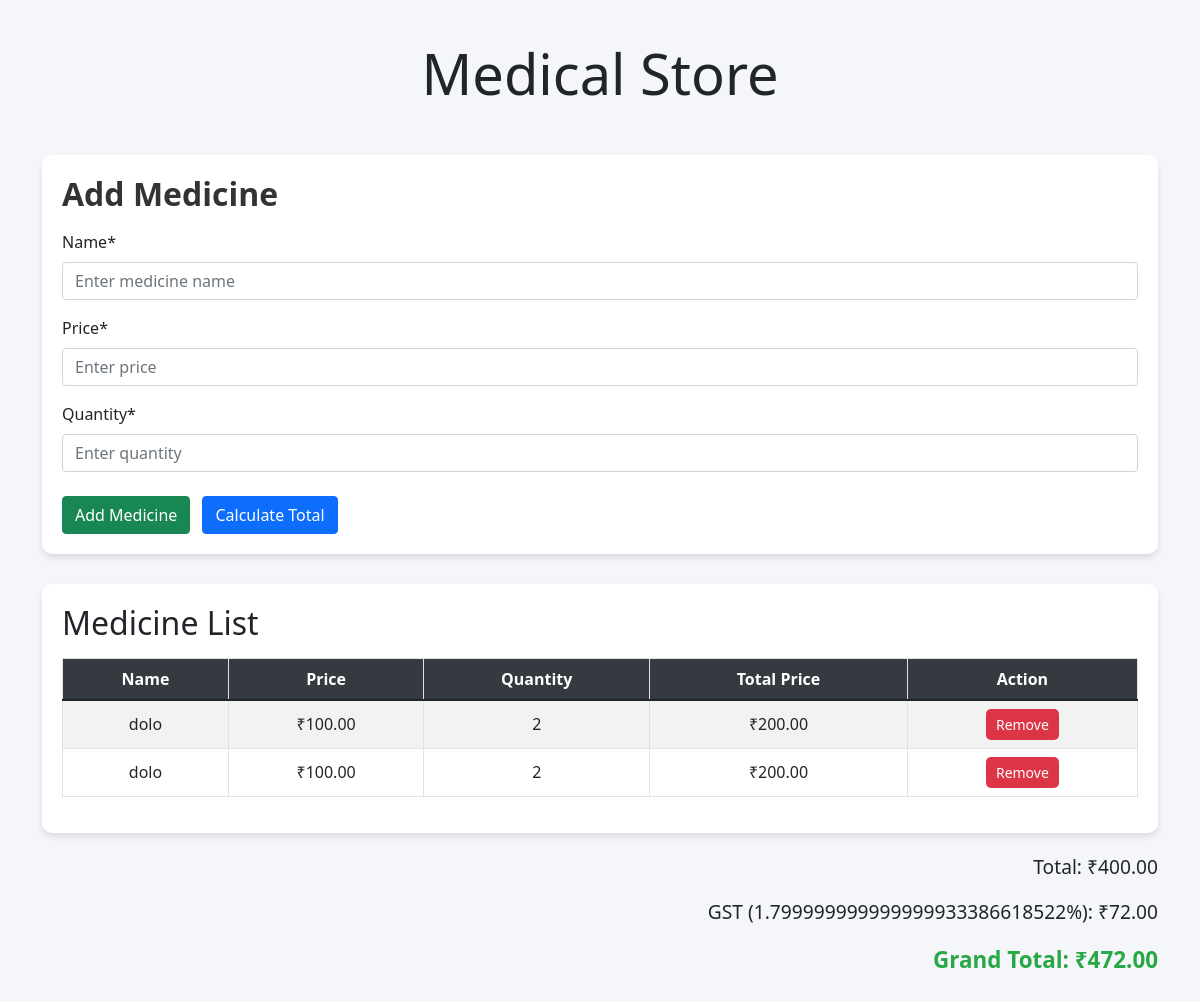
The page / on the database its author committed.
### app1/models.py (models this page shows, shortened)
class Medicine(models.Model):
    name=models.CharField(max_length=200)
    price=models.DecimalField(max_digits=50,decimal_places=2)
    quantity=models.PositiveIntegerField()

### app1/views.py (the view, shortened to what this page needs)
# urls.py: path('',views.medicine_list,name='medicine_list'),
def medicine_list(request):
    gst_rate = Decimal(settings.GST_RATE)
    medicines=Medicine.objects.all()
    total = Decimal(0)
    for medicine in medicines:
        medicine.total_price=medicine.price*medicine.quantity
        total += medicine.total_price
    gst=total* gst_rate
    grand_total=total+gst
    form=MedicineForm()
    context={
        'form':form,
        'medicines':medicines,
        'total':total,
        'gst':gst,
        'grand_total':grand_total,
        'gst_rate_percentage': gst_rate*Decimal(10),
    }
    return render(request,'index.html',context)

### app1/forms.py
class MedicineForm(forms.ModelForm):
    class Meta:
        model=Medicine
        fields=['name','price','quantity']
        widgets = {
            'name': forms.TextInput(attrs={'class': 'form-control', 'placeholder': 'Enter medicine name'}),
            'price': forms.NumberInput(attrs={'class': 'form-control', 'placeholder': 'Enter price'}),
            'quantity': forms.NumberInput(attrs={'class': 'form-control', 'placeholder': 'Enter quantity'}),
        }

### templates/index.html (shortened to what this page needs)
{% load crispy_forms_tags %}
<!DOCTYPE html>
<html lang="en">
<head>
    <link rel="stylesheet" href="https://cdn.jsdelivr.net/npm/bootstrap@5.1.3/dist/css/bootstrap.min.css">
</head>
<body>
    <div class="container">
        <div class="text-center mb-5">
            <h1 class="display-4">Medical Store </h1>
        </div>
        <div class="form-container">
            <h2>Add Medicine</h2>
            <form method="post" class="mt-3">
                {{ form|crispy }}
                <div class="mt-4">
                    <button type="submit" name="submit" class="btn btn-success me-2">Add Medicine</button>
                    <button type="submit" name="calculate_total" class="btn btn-primary">Calculate Total</button>
                </div>
            </form>
        </div>
        <div class="table-container">
            <h2 class="mb-3">Medicine List</h2>
            <table class="table table-bordered table-striped">
                <thead>
                    <tr>
                        <th>Name</th>
                        <th>Price</th>
                        <th>Quantity</th>
                        <th>Total Price</th>
                        <th>Action</th>
                    </tr>
                </thead>
                <tbody>
                    {% for medicine in medicines %}
                    <tr>
                        <td>{{ medicine.name }}</td>
                        <td>₹{{ medicine.price }}</td>
                        <td>{{ medicine.quantity }}</td>
                        <td>₹{{ medicine.total_price|floatformat:2 }}</td>
                        <td>
                            <a href="{% url 'delete' medicine.id %}" class="btn btn-remove btn-sm">Remove</a>
                        </td>
                    </tr>
                    {% empty %}
                    <tr>
                        <td colspan="5" class="text-center">No medicines added yet.</td>
                    </tr>
                    {% endfor %}
                </tbody>
            </table>
        </div>
        <div class="summary-container">
            <p>Total: ₹{{ total|floatformat:2 }}</p>
            <p>GST ({{ gst_rate_percentage }}%): ₹{{ gst|floatformat:2 }}</p>
            <p><strong>Grand Total: ₹{{ grand_total|floatformat:2 }}</strong></p>
        </div>
    </div>
</body>
</html>

### templates/index.html (style rules this page uses)
body { background-color: #f4f6f9; font-family: 'Segoe UI', Tahoma, Geneva, Verdana, sans-serif; }
.container { margin-top: 40px; margin-bottom: 40px; }
.form-container { background-color: #fff; border-radius: 10px; padding: 20px; box-shadow: 0px 4px 6px rgba(0, 0, 0, 0.1); margin-bottom: 30px; }
.form-container h2 { font-weight: 600; color: #333; }
.table-container { background-color: #fff; border-radius: 10px; padding: 20px; box-shadow: 0px 4px 6px rgba(0, 0, 0, 0.1); }
.table th { background-color: #343a40; color: #fff; text-align: center; }
.table td { text-align: center; vertical-align: middle; }
.btn-remove { background-color: #dc3545; border: none; color: white; padding: 5px 10px; border-radius: 5px; }
.summary-container { text-align: right; font-size: 1.2rem; font-weight: 500; margin-top: 20px; }
.summary-container strong { font-size: 1.4rem; color: #28a745; }

### rows shown on the page
Medicine: name "dolo", price "100.00", quantity "2", total_price "200.00"
Medicine: name "dolo", price "100.00", quantity "2", total_price "200.00"

### other values the page prints
{{ total|floatformat:2 }} "400.00"
{{ gst_rate_percentage }} "1.799999999999999933386618522"
{{ gst|floatformat:2 }} "72.00"
{{ grand_total|floatformat:2 }} "472.00"
